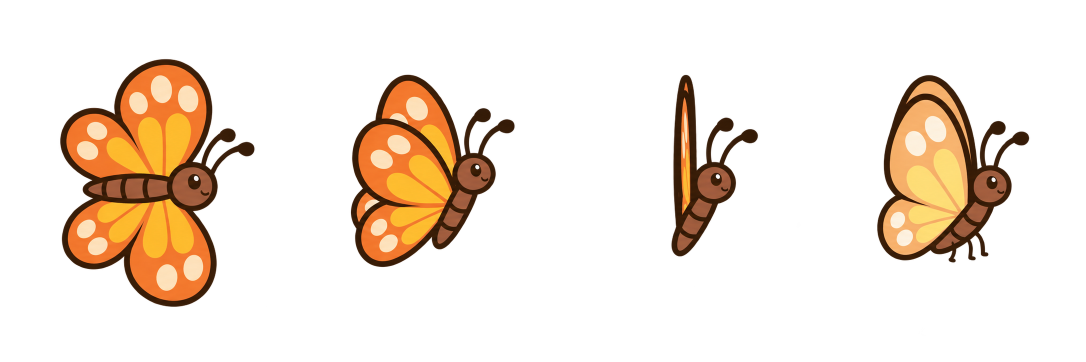
#> input picture work/v3/art/fx/butterfly-poses.png, 2172 x 724 px (shown at 1/2 size)
$ python prep_butterfly.py
#> lines starting #> are read from the running program, lines starting #| are printed output that depends on the picture
"""Corta work/v3/art/fx/butterfly-poses.png (abierta, media, cerrada de canto, posada) en cuatro celdas iguales de
assets/props/butterfly-poses-sheet.png con el tórax en el mismo punto de cada celda (el pivote del prop es global).
Determinista. Uso: python work/v3/prep_butterfly.py"""
import os
from PIL import Image
ROOT = os.path.join(os.path.dirname(__file__), '..', '..')
SRC = os.path.join(ROOT, 'work', 'v3', 'art', 'fx', 'butterfly-poses.png')
OUT = os.path.join(ROOT, 'projects', 'taller-v3', 'assets', 'props', 'butterfly-poses-sheet.png')
CELL, PIVOT = 640, (330, 330)
# centro del torax en la hoja generada, y ventana de recorte (x0, x1) que contiene solo ese dibujo
THORAX = [(294, 384), (924, 425), (1401, 430), (1935, 430)]
SPANS = [(0, 560), (680, 1130), (1280, 1620), (1690, 2172)]
im = Image.open(SRC).convert('RGBA')
#> im is the input picture: PIL image 2172x724 RGBA; mean R, G, B, A 33.1, 21.2, 10.1, 45.8
sheet = Image.new('RGBA', (CELL * 4, CELL), (0, 0, 0, 0))
#> sheet: PIL image 2560x640 RGBA; every value is 0
for i, ((tx, ty), (a, b)) in enumerate(zip(THORAX, SPANS)):
    part = Image.new('RGBA', im.size, (0, 0, 0, 0))
    part.paste(im.crop((a, 0, b, im.height)), (a, 0))
    ox, oy = i * CELL + PIVOT[0] - tx, PIVOT[1] - ty
    sheet.alpha_composite(part, (max(0, ox), max(0, oy)), (max(0, -ox), max(0, -oy)))
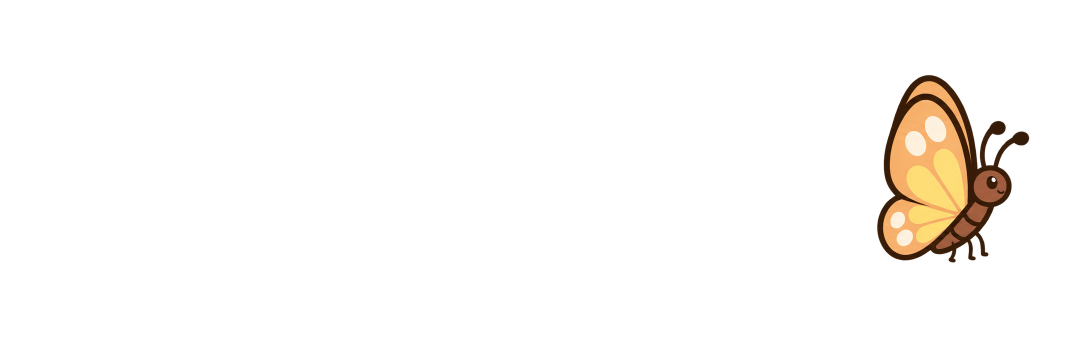
#> part: PIL image 2172x724 RGBA (shown at 1/2 size); mean R, G, B, A 7.8, 5.8, 3.5, 10.9; transparent parts drawn white
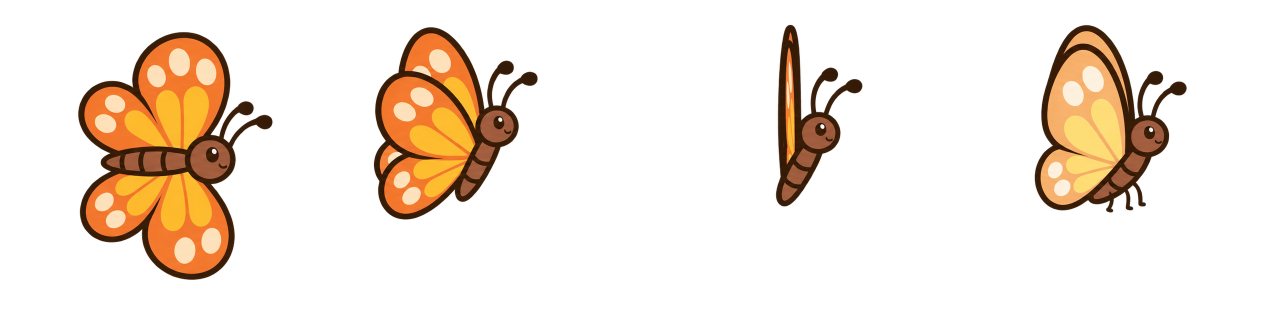
#> sheet: PIL image 2560x640 RGBA (shown at 1/2 size); mean R, G, B, A 31.8, 20.4, 9.7, 43.9; transparent parts drawn white
sheet.save(OUT)
print([[i * CELL, 0, (i + 1) * CELL, CELL] for i in range(4)], list(PIVOT))
